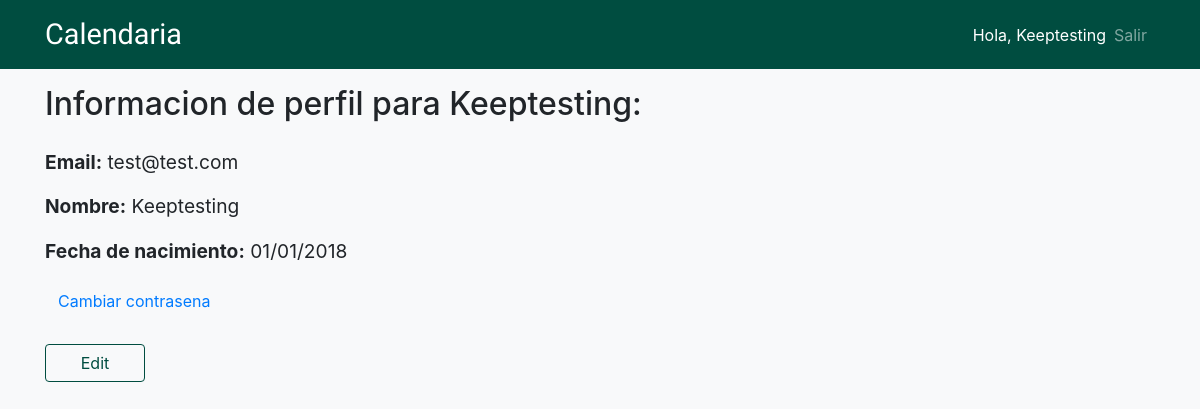
The app's page /es/profile/1 (signed in), older data.
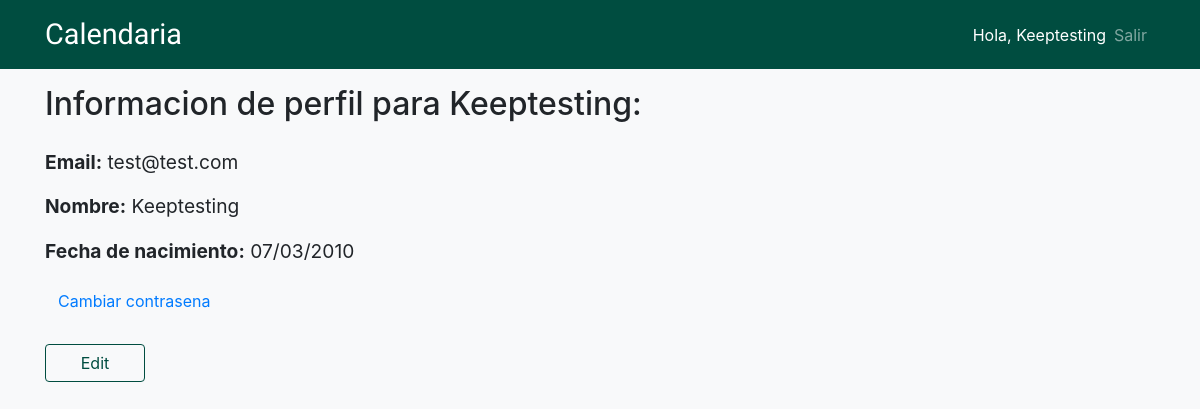
The same page, newer data.
### app/models.py (models this page shows, shortened)
class User(UserMixin, db.Model):
	id = db.Column(db.Integer, primary_key=True)
	email = db.Column(db.String(250), index=True, unique=True)
	first_name = db.Column(db.String(250), index=True)
	dob = db.Column(db.DateTime, index=True)
	password_hash = db.Column(db.String(128))

### app/routes.py (the view)
@app.route('/es/profile/<int:user_id>')
@login_required
def profile_es(user_id):
	loc = 'es'
	if loc == 'en':
		return redirect(url_for('profile', user_id=current_user.id))
	title = current_user.first_name.capitalize() + " Perfil"
	user = User.query.get(user_id)
	return render_template('es/profile.html', title=title, user=user)

### app/models.py (called while the page is built)
@login.user_loader
def load_user(id):
	return User.query.get(int(id))

### app/templates/es/profile.html
{% extends "es/base.html" %}
{% block content %}
<div class="mt-3">
	<h2>Informacion de perfil para {{current_user.first_name.capitalize()}}:</h2>
</div>
<div class="mt-4" id="profile-details">
	<p><span class="font-weight-bold">Email:</span> {{current_user.email}}</p>
	<p><span class="font-weight-bold">Nombre:</span> {{current_user.first_name.capitalize()}}</p>
	<p><span class="font-weight-bold">Fecha de nacimiento:</span> {{current_user.dob.strftime("%d/%m/%Y")}}</p>
	<a class="btn btn-link text-center ml-0" href="{{url_for('reset_password_request')}}">Cambiar contrasena</a>
</div>
<form action="{{ url_for('update', user_id=current_user.id) }}">
	<div class="mt-4">
		<input type="button" class="btn btn-outline-primary" id="edit-button" value="Edit" onclick="window.location.href='{{ url_for('update_es', user_id=current_user.id) }}'"></input>
	</div>
</form>
{% endblock %}

### app/templates/es/base.html (shortened to what this page needs)
<!DOCTYPE html>
<html>
<head>
	<link rel="stylesheet" href="https://cdnjs.cloudflare.com/ajax/libs/font-awesome/4.7.0/css/font-awesome.min.css" type="text/css">
	<link rel="stylesheet" href="https://stackpath.bootstrapcdn.com/bootstrap/4.1.3/css/bootstrap.min.css" type="text/css">
	<link rel="stylesheet" href="https://cdnjs.cloudflare.com/ajax/libs/bootstrap-datepicker/1.8.0/css/bootstrap-datepicker.css">
	<link rel="stylesheet" href="{{ url_for('static',filename='styles/style.css') }}" type="text/css">
</head>
<body class="bg-light">
	<nav class="navbar navbar-expand-md navbar-dark sticky-top" style="background-color: #004D40;">
		<div class="container">
			<a class="navbar-brand" href="{{ url_for('index') }}">Calendaria</a>
			<div class="collapse navbar-collapse ml-auto" id="collapsibleNavbar">
				<ul class="navbar-nav ml-auto">
					{% if current_user.is_anonymous %}
						<li class="nav-item"><a class="nav-link" href="{{ url_for('login') }}">Ingresar</a></li>
						<li class="nav-item"><a class="nav-link" href="{{ url_for('register') }}">Registrarse</a></li>
					{% else %}
						<li class="nav-item active"><span class="navbar-text ml-auto">Hola, <a href="{{ url_for('profile', user_id=current_user.id) }}">{{ current_user.first_name.capitalize() }}</a></span></li>
						<li class="nav-item"><a class="nav-link" href="{{ url_for('logout') }}">Salir</a></li>
					{% endif %}
				</ul>
			</div>
		</div>
	</nav>
	<div class="container">
		{% block content %}{% endblock %}
	</div>
</body>
</html>

### app/static/styles/style.css (style rules this page uses)
.navbar .navbar-brand { font-family: 'Lobster', cursive; font-size: 1.8em; }
.navbar .navbar-text { color: white; }
#edit-button { color: #004D40; background-color: transparent; background-image: none; border-color: #004D40; width: 100px; }
#profile-details { font-size: 1.2em; }

Row changes from the older to the newer data that the page shows:
changed User "Keeptesting": dob "01/01/2018" → "07/03/2010"
